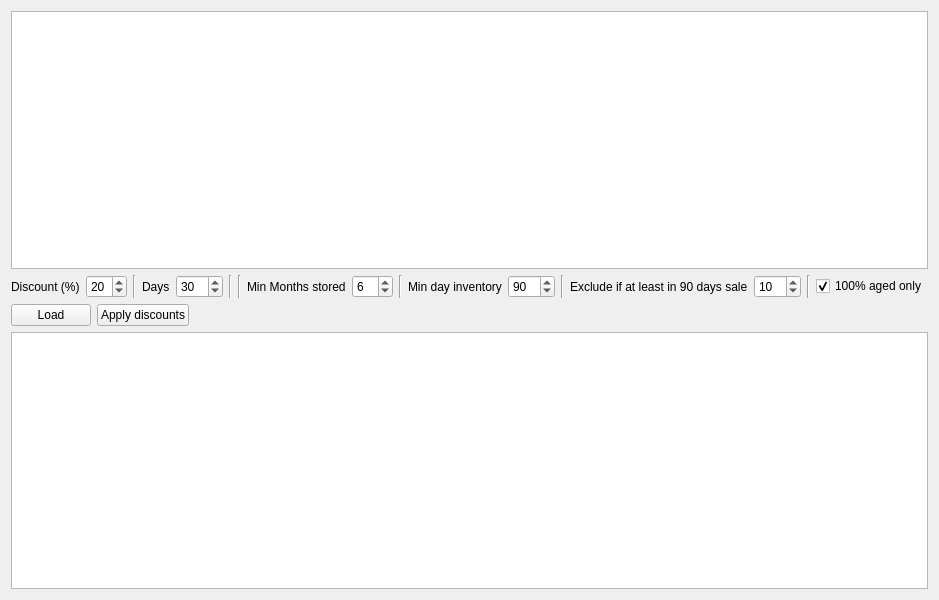
<?xml version="1.0" encoding="UTF-8"?>
<ui version="4.0">
 <class>PaneDiscount</class>
 <widget class="QWidget" name="PaneDiscount">
  <property name="geometry">
   <rect>
    <x>0</x>
    <y>0</y>
    <width>840</width>
    <height>600</height>
   </rect>
  </property>
  <layout class="QVBoxLayout" name="verticalLayout">
   <item>
    <widget class="QListView" name="listViewCountries"/>
   </item>
   <item>
    <layout class="QHBoxLayout" name="horizontalLayout">
     <item>
      <widget class="QLabel" name="label">
       <property name="text">
        <string>Discount (%)</string>
       </property>
      </widget>
     </item>
     <item>
      <widget class="QSpinBox" name="spinBox">
       <property name="toolTip">
        <string>% of discount</string>
       </property>
       <property name="maximum">
        <number>80</number>
       </property>
       <property name="value">
        <number>20</number>
       </property>
      </widget>
     </item>
     <item>
      <widget class="Line" name="line">
       <property name="orientation">
        <enum>Qt::Orientation::Vertical</enum>
       </property>
      </widget>
     </item>
     <item>
      <widget class="QLabel" name="label_2">
       <property name="text">
        <string>Days</string>
       </property>
      </widget>
     </item>
     <item>
      <widget class="QSpinBox" name="spinBoxDays">
       <property name="toolTip">
        <string>Number of days the discount will last</string>
       </property>
       <property name="maximum">
        <number>200</number>
       </property>
       <property name="value">
        <number>30</number>
       </property>
      </widget>
     </item>
     <item>
      <widget class="Line" name="line_2">
       <property name="orientation">
        <enum>Qt::Orientation::Vertical</enum>
       </property>
      </widget>
     </item>
     <item>
      <widget class="Line" name="line_3">
       <property name="orientation">
        <enum>Qt::Orientation::Vertical</enum>
       </property>
      </widget>
     </item>
     <item>
      <widget class="QLabel" name="label_4">
       <property name="text">
        <string>Min Months stored</string>
       </property>
      </widget>
     </item>
     <item>
      <widget class="QSpinBox" name="spinBoxDays_3">
       <property name="toolTip">
        <string>Only include SKU stored since 6 months or more</string>
       </property>
       <property name="maximum">
        <number>14</number>
       </property>
       <property name="value">
        <number>6</number>
       </property>
      </widget>
     </item>
     <item>
      <widget class="Line" name="line_4">
       <property name="orientation">
        <enum>Qt::Orientation::Vertical</enum>
       </property>
      </widget>
     </item>
     <item>
      <widget class="QLabel" name="label_5">
       <property name="text">
        <string>Min day inventory</string>
       </property>
      </widget>
     </item>
     <item>
      <widget class="QSpinBox" name="spinBoxMinDayInventory">
       <property name="toolTip">
        <string>Only include if estimated day of inventory &gt; to this value</string>
       </property>
       <property name="maximum">
        <number>160</number>
       </property>
       <property name="value">
        <number>90</number>
       </property>
      </widget>
     </item>
     <item>
      <widget class="Line" name="line_5">
       <property name="orientation">
        <enum>Qt::Orientation::Vertical</enum>
       </property>
      </widget>
     </item>
     <item>
      <widget class="QLabel" name="label_3">
       <property name="text">
        <string>Exclude if at least in 90 days sale</string>
       </property>
      </widget>
     </item>
     <item>
      <widget class="QSpinBox" name="spinBoxDaysExcludeIfSales">
       <property name="toolTip">
        <string>If the SKUs had at least this amount of sales in the last 90 days, exclude it</string>
       </property>
       <property name="maximum">
        <number>200</number>
       </property>
       <property name="value">
        <number>10</number>
       </property>
      </widget>
     </item>
     <item>
      <widget class="Line" name="line_6">
       <property name="orientation">
        <enum>Qt::Orientation::Vertical</enum>
       </property>
      </widget>
     </item>
     <item>
      <widget class="QCheckBox" name="checkBox100Aged">
       <property name="toolTip">
        <string>Only include products where 100% of on-hand units are older than the Min Months stored threshold</string>
       </property>
       <property name="text">
        <string>100% aged only</string>
       </property>
       <property name="checked">
        <bool>true</bool>
       </property>
      </widget>
     </item>
     <item>
      <spacer name="horizontalSpacer_2">
       <property name="orientation">
        <enum>Qt::Orientation::Horizontal</enum>
       </property>
       <property name="sizeHint" stdset="0">
        <size>
         <width>40</width>
         <height>20</height>
        </size>
       </property>
      </spacer>
     </item>
    </layout>
   </item>
   <item>
    <layout class="QHBoxLayout" name="horizontalLayout_2">
     <item>
      <widget class="QPushButton" name="pushButton">
       <property name="toolTip">
        <string>Load the skus</string>
       </property>
       <property name="text">
        <string>Load</string>
       </property>
      </widget>
     </item>
     <item>
      <widget class="QPushButton" name="buttonApplyDiscount">
       <property name="toolTip">
        <string>Apply the discount from her to amazon</string>
       </property>
       <property name="text">
        <string>Apply discounts</string>
       </property>
      </widget>
     </item>
     <item>
      <spacer name="horizontalSpacer">
       <property name="orientation">
        <enum>Qt::Orientation::Horizontal</enum>
       </property>
       <property name="sizeHint" stdset="0">
        <size>
         <width>40</width>
         <height>20</height>
        </size>
       </property>
      </spacer>
     </item>
    </layout>
   </item>
   <item>
    <widget class="QTreeView" name="treeViewProducts"/>
   </item>
  </layout>
 </widget>
 <resources/>
 <connections/>
</ui>
